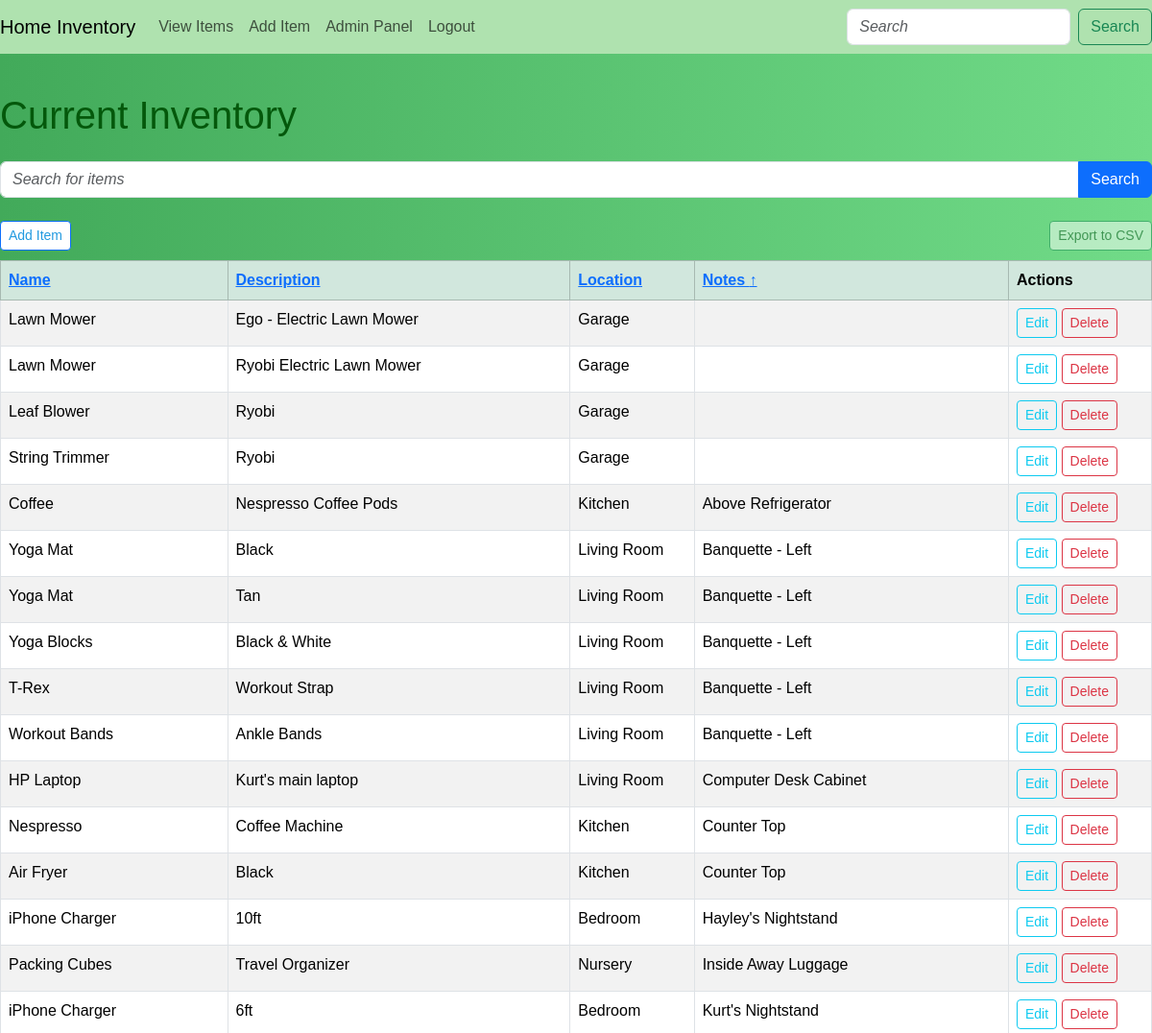
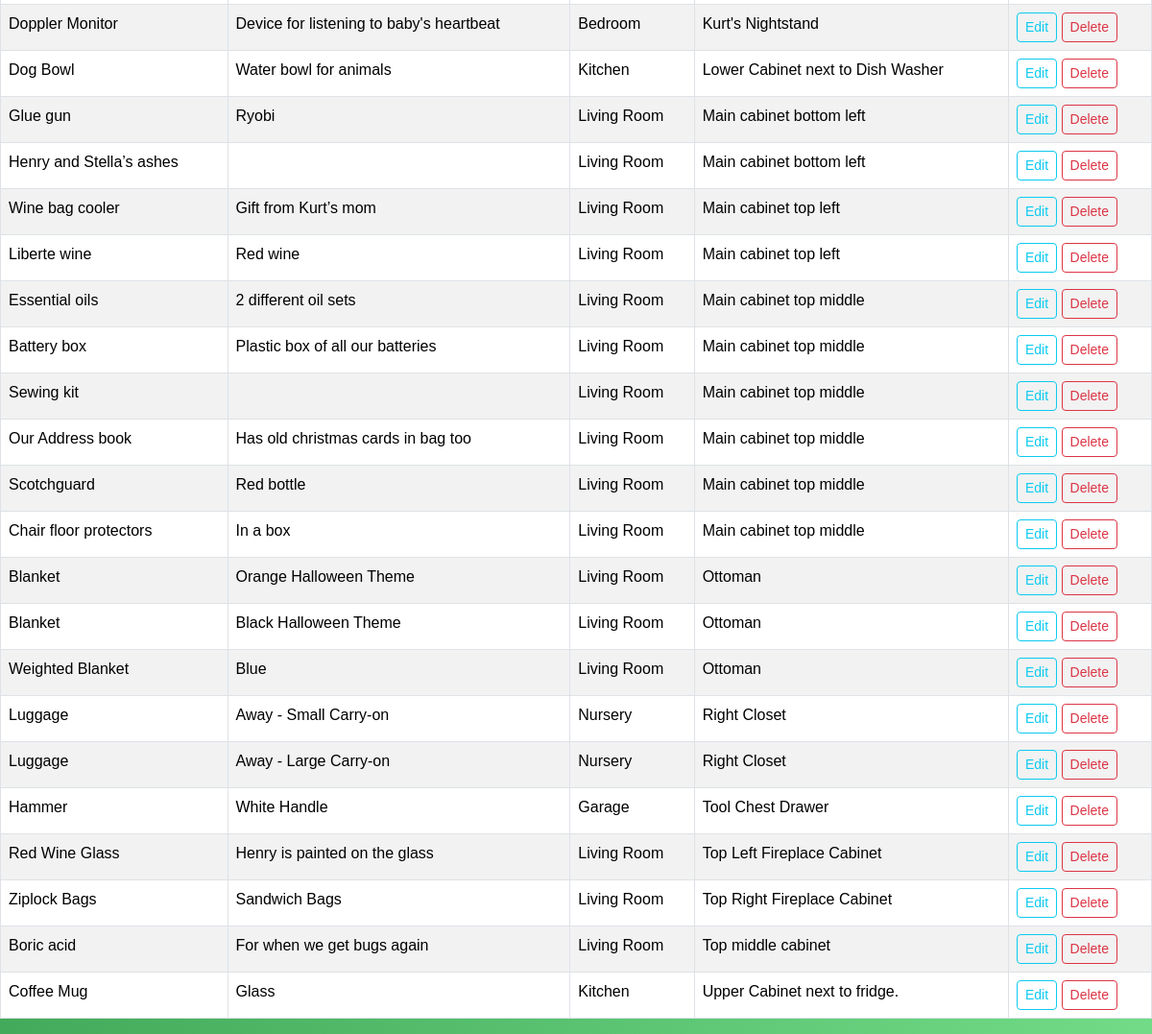
Screenshot of /items?search=&sort_by=notes&sort_order=asc (signed in) with the database file from the repository (2 pictures, top to bottom).
### app/models.py (models this page shows, shortened)
class Item(db.Model):
    id = db.Column(db.Integer, primary_key=True)
    name = db.Column(db.String(100), nullable=False)
    description = db.Column(db.String(200), nullable=True)
    location = db.Column(db.String(100), nullable=False)
    notes = db.Column(db.String, nullable=True)

### app/routes.py (the view)
@app.route('/items', methods=['GET', 'POST'])
@login_required
def view_items():
    form = SearchForm()
    search_query = request.args.get('search', '')
    sort_by = request.args.get('sort_by', 'name')
    sort_order = request.args.get('sort_order', 'asc')
    if form.validate_on_submit():
        search_query = form.search.data
    items_query = Item.query.filter(
        (Item.name.contains(search_query)) | (Item.location.contains(search_query)) | (Item.description.contains(search_query)) | (Item.notes.contains(search_query))
    )
    if sort_order == 'asc':
        items_query = items_query.order_by(getattr(Item, sort_by).asc())
    else:
        items_query = items_query.order_by(getattr(Item, sort_by).desc())
    items = items_query.all()
    return render_template('view_items.html', items=items, form=form, sort_by=sort_by, sort_order=sort_order)

### app/forms.py
class SearchForm(FlaskForm):
    search = StringField('Search', validators=[DataRequired()])
    submit = SubmitField('Search')

### app/__init__.py (called while the page is built)
@login_manager.user_loader
def load_user(user_id):
    return models.User.query.get(int(user_id))

### app/templates/view_items.html (shortened to what this page needs)
{% extends "base.html" %}
{% block content %}
<h1 class="mb-4">Current Inventory</h1>
  <form method="GET" action="{{ url_for('view_items') }}" class="mb-4">
    <div class="input-group">
      <input type="text" class="form-control" placeholder="Search for items" name="search" value="{{ request.args.get('search', '') }}">
      <button class="btn btn-primary" type="submit">Search</button>
    </div>
  </form>
  <div class="d-flex justify-content-between" style="margin-bottom: 10px">
    <a href="{{ url_for('add_item') }}" class="btn btn-primary btn-sm" style="--bs-btn-bg: #ffffff; --bs-btn-color: #229ae0;">Add Item</a>
    <a href="{{ url_for('export_items') }}" class="btn btn-success btn-sm opacity-50" style="--bs-btn-bg: #ffffff; --bs-btn-color: #155724;">Export to CSV</a>
  </div>
  <table class="table table-striped table-bordered">
    <thead class="table-success">
      <tr>
        <th>
          <a href="{{ url_for('view_items', search=request.args.get('search', ''), sort_by='name', sort_order='asc' if sort_order == 'desc' or sort_by != 'name' else 'desc') }}">
            Name
          </a>
        </th>
        <th>
          <a href="{{ url_for('view_items', search=request.args.get('search', ''), sort_by='description', sort_order='asc' if sort_order == 'desc' or sort_by != 'description' else 'desc') }}">
            Description
          </a>
        </th>
        <th>
          <a href="{{ url_for('view_items', search=request.args.get('search', ''), sort_by='location', sort_order='asc' if sort_order == 'desc' or sort_by != 'location' else 'desc') }}">
            Location
          </a>
        </th>
        <th>
          <a href="{{ url_for('view_items', search=request.args.get('search', ''), sort_by='notes', sort_order='asc' if sort_order == 'desc' or sort_by != 'notes' else 'desc') }}">
            Notes
            {% if sort_by == 'notes' %}
              {% if sort_order == 'asc' %}
                ↑
              {% else %}
                ↓
              {% endif %}
            {% endif %}
          </a>
        </th>
        <th>Actions</th>
      </tr>
    </thead>
    <tbody>
      {% for item in items %}
      <tr>
        <td>{{ item.name }}</td>
        <td>{{ item.description }}</td>
        <td>{{ item.location }}</td>
        <td>{{ item.notes }}</td>
        <td>
          <a href="{{ url_for('edit_item', item_id=item.id) }}" class="btn btn-outline-info btn-sm">Edit</a>
          <form method="POST" action="{{ url_for('delete_item', item_id=item.id) }}" style="display: inline;" onsubmit="return confirmDelete();">
            <button type="submit" class="btn btn-outline-danger btn-sm">Delete</button>
          </form>
        </td>
      </tr>
      {% endfor %}
    </tbody>
  </table>
{% endblock %}

### app/static/styles.css (style rules this page uses)
body { background: linear-gradient(to right, #42aa5a 0%, #71db88 100%); font-family: Arial, sans-serif; }
h1 { color: #04580b; margin-top: 1em; }
input::placeholder, textarea::placeholder { font-style: italic; font-size: 16px; }

### rows the page displays
Item: name "Lawn Mower", description "Ego - Electric Lawn Mower", location "Garage"
Item: name "Lawn Mower", description "Ryobi Electric Lawn Mower", location "Garage"
Item: name "Leaf Blower", description "Ryobi", location "Garage"
Item: name "String Trimmer", description "Ryobi", location "Garage"
Item: name "Coffee", description "Nespresso Coffee Pods", location "Kitchen", notes "Above Refrigerator"
Item: name "Yoga Mat", description "Black", location "Living Room", notes "Banquette - Left"
Item: name "Yoga Mat", description "Tan", location "Living Room", notes "Banquette - Left"
Item: name "Yoga Blocks", description "Black & White", location "Living Room", notes "Banquette - Left"
Item: name "T-Rex", description "Workout Strap", location "Living Room", notes "Banquette - Left"
Item: name "Workout Bands", description "Ankle Bands", location "Living Room", notes "Banquette - Left"
Item: name "HP Laptop", description "Kurt's main laptop", location "Living Room", notes "Computer Desk Cabinet"
Item: name "Nespresso", description "Coffee Machine", location "Kitchen", notes "Counter Top"
Item: name "Air Fryer", description "Black", location "Kitchen", notes "Counter Top"
Item: name "iPhone Charger", description "10ft", location "Bedroom", notes "Hayley's Nightstand"
Item: name "Packing Cubes", description "Travel Organizer", location "Nursery", notes "Inside Away Luggage"
Item: name "iPhone Charger", description "6ft", location "Bedroom", notes "Kurt's Nightstand"
Item: name "Doppler Monitor", description "Device for listening to baby's heartbeat", location "Bedroom", notes "Kurt's Nightstand"
Item: name "Dog Bowl", description "Water bowl for animals", location "Kitchen", notes "Lower Cabinet next to Dish Washer"
Item: name "Glue gun", description "Ryobi", location "Living Room", notes "Main cabinet bottom left"
Item: name "Henry and Stella’s ashes", location "Living Room", notes "Main cabinet bottom left"
Item: name "Wine bag cooler", description "Gift from Kurt’s mom", location "Living Room", notes "Main cabinet top left"
Item: name "Liberte wine", description "Red wine", location "Living Room", notes "Main cabinet top left"
Item: name "Essential oils", description "2 different oil sets", location "Living Room", notes "Main cabinet top middle"
Item: name "Battery box", description "Plastic box of all our batteries", location "Living Room", notes "Main cabinet top middle"
Item: name "Sewing kit", location "Living Room", notes "Main cabinet top middle"
Item: name "Our Address book", description "Has old christmas cards in bag too", location "Living Room", notes "Main cabinet top middle"
Item: name "Scotchguard", description "Red bottle", location "Living Room", notes "Main cabinet top middle"
Item: name "Chair floor protectors", description "In a box", location "Living Room", notes "Main cabinet top middle"
Item: name "Blanket", description "Orange Halloween Theme", location "Living Room", notes "Ottoman"
Item: name "Blanket", description "Black Halloween Theme", location "Living Room", notes "Ottoman"
Item: name "Weighted Blanket", description "Blue", location "Living Room", notes "Ottoman"
Item: name "Luggage", description "Away - Small Carry-on", location "Nursery", notes "Right Closet"
Item: name "Luggage", description "Away - Large Carry-on", location "Nursery", notes "Right Closet"
Item: name "Hammer", description "White Handle", location "Garage", notes "Tool Chest Drawer"
Item: name "Red Wine Glass", description "Henry is painted on the glass", location "Living Room", notes "Top Left Fireplace Cabinet"
Item: name "Ziplock Bags", description "Sandwich Bags", location "Living Room", notes "Top Right Fireplace Cabinet"
Item: name "Boric acid", description "For when we get bugs again", location "Living Room", notes "Top middle cabinet"
Item: name "Coffee Mug", description "Glass", location "Kitchen", notes "Upper Cabinet next to fridge."
